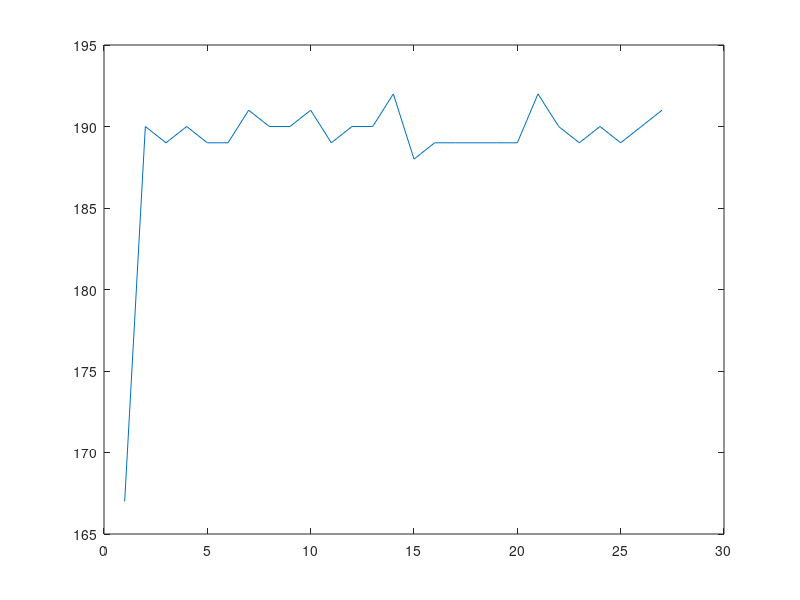

Source code (MATLAB):
%This script stimulates a trial history generation technique that aims to have the amount of trials for each type of triple sequence be as close to each other as possible 
%The strategy is to take the set of 27 possible triple sequences and generate a pool of triple sequences by multiplying by a scalar number, X to yield 27 * X triple sequences. 
%Then, triple sequences are removed from this pool one at a time and added to a growing trial history matrix. After each removal of a new triple sequence, the two additional 
%triple sequences created from the nm1, nm2, nm3 and nm2,nm3,nm4 trials are also removed from the pool. 

clear all

conditions = [1 2 3];
%1 = A
%2 = V
%3 = AV

%Generating tripleSequences, a 27x3 Matrix that classifies each triple sequence with its corresponding nm2, nm1, and n trial types
counter = 0;
tripleSequences = zeros(27,3);
for i = 1:3
    for j = 1:3
        for k = 1:3
            counter = counter + 1;
            tripleSequences(counter,:) = [conditions(i) conditions(j) conditions(k)];
        end
    end
end

%Generating tripleSequencesPool
minimum = 63;
tripleSequencesPool = repmat(tripleSequences, minimum*3, 1);
numberTripleSequences = size(tripleSequencesPool,1);
shuffler = randperm(numberTripleSequences);
tripleSequencesPool = tripleSequencesPool(shuffler, :);
tripleSequencesPoolCopy = tripleSequencesPool;

%Main loop to remove triple sequences from the tripleSequencesPool and add them to the growing trial history matrix, trialMatrix
trialMatrix = [];
for j = 1:minimum*27
    matchindcs = [];
    trialMatrix = [trialMatrix tripleSequencesPool(1,:)];
    for i = 0:2
        if numel(trialMatrix) > 3
            nm2 = trialMatrix(end - i - 2);
            nm1 = trialMatrix(end - i - 1);
            n = trialMatrix(end - i);
        elseif numel(trialMatrix) == 3
            nm2 = trialMatrix(end - 2);
            nm1 = trialMatrix(end - 1);
            n = trialMatrix(end);
        end
        [Lia Locb] = ismember([nm2 nm1 n], tripleSequencesPool, 'rows');
        matchindcs = Locb;
        if numel(matchindcs) > 0 && Locb > 0
            removeindx = matchindcs(1);
            tripleSequencesPool(removeindx, :) = [];
        end
    end
end
numberTrials = size(trialMatrix, 2);

%Counts the number of trials per each triple sequence type
counterMatrix = zeros(3,3,3);
for i = 3:numberTrials
    nm2 = trialMatrix(i - 2);
    nm1 = trialMatrix(i - 1);
    n = trialMatrix(i);
    counterMatrix(nm2, nm1, n) = counterMatrix(nm2, nm1, n) + 1;
end

%Plots a line graph of the number of trials per each triple sequence type
counter = 0;
xAxis = zeros(1,27);
yAxis = xAxis;
for i = 1:3
    for j = 1:3
        for k = 1:3
            counter = counter + 1;
            xAxis(counter) = counter;
            yAxis(counter) = counterMatrix(i, j, k);
        end
    end
end
figure;
plot(xAxis, yAxis);
